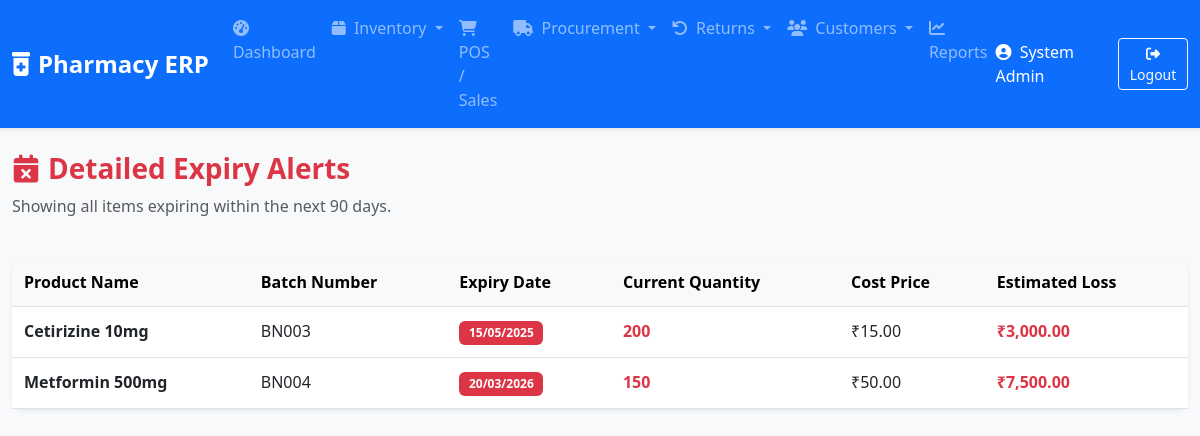
The app's page /expiry_alerts.php (signed in) with its own data.
### tables this page shows
CREATE TABLE batches (
    id INT AUTO_INCREMENT PRIMARY KEY,
    product_id INT NOT NULL,
    batch_num VARCHAR(50) NOT NULL,
    expiry_date DATE NOT NULL,
    mrp DECIMAL(15,2) NOT NULL,
    cost_price DECIMAL(15,2) NOT NULL,
    selling_price DECIMAL(15,2) NOT NULL,
    current_qty INT DEFAULT 0,
    created_at TIMESTAMP DEFAULT CURRENT_TIMESTAMP,
    FOREIGN KEY (product_id) REFERENCES products(id),
    INDEX (expiry_date),
    INDEX (batch_num)
);

CREATE TABLE products (
    id INT AUTO_INCREMENT PRIMARY KEY,
    name VARCHAR(255) NOT NULL,
    generic_name VARCHAR(255),
    category VARCHAR(100),
    hsn_code VARCHAR(20),
    gst_rate DECIMAL(5,2) DEFAULT 0.00,
    igst_rate DECIMAL(5,2) DEFAULT 0.00,
    reorder_level INT DEFAULT 10,
    created_at TIMESTAMP DEFAULT CURRENT_TIMESTAMP,
    INDEX (hsn_code),
    INDEX (name)
);

### includes/functions.php (called while the page is built, shortened)
<?php
function formatCurrency($amount) {
    return '₹' . number_format($amount, 2);
}
function formatDate($date) {
    return date('d/m/Y', strtotime($date));
}
?>

### expiry_alerts.php (the view, shortened to what this page needs)
<?php
include 'includes/header.php';
$conn = get_db_conn();
$expiry_query = "SELECT b.*, p.name as product_name FROM batches b JOIN products p ON b.product_id = p.id WHERE b.expiry_date <= DATE_ADD(CURDATE(), INTERVAL 90 DAY) AND b.current_qty > 0 ORDER BY b.expiry_date ASC";
$expiry_results = $conn->query($expiry_query);
?>
<div class="row">
    <div class="col-md-12 mb-4">
        <h3 class="fw-bold text-danger"><i class="fas fa-calendar-times me-2"></i>Detailed Expiry Alerts</h3>
        <p class="text-muted">Showing all items expiring within the next 90 days.</p>
    </div>
</div>
<div class="card shadow-sm border-0">
    <div class="card-body p-0">
        <div class="table-responsive">
            <table class="table table-hover mb-0">
                <thead class="table-light">
                    <tr>
                        <th>Product Name</th>
                        <th>Batch Number</th>
                        <th>Expiry Date</th>
                        <th>Current Quantity</th>
                        <th>Cost Price</th>
                        <th>Estimated Loss</th>
                    </tr>
                </thead>
                <tbody>
                    <?php if ($expiry_results->num_rows > 0): ?>
                        <?php while($row = $expiry_results->fetch_assoc()):
                            $loss = $row['current_qty'] * $row['cost_price'];
                        ?>
                        <tr>
                            <td class="fw-bold"><?php echo $row['product_name']; ?></td>
                            <td><?php echo $row['batch_num']; ?></td>
                            <td><span class="badge bg-danger"><?php echo formatDate($row['expiry_date']); ?></span></td>
                            <td class="fw-bold text-danger"><?php echo $row['current_qty']; ?></td>
                            <td><?php echo formatCurrency($row['cost_price']); ?></td>
                            <td class="fw-bold text-danger"><?php echo formatCurrency($loss); ?></td>
                        </tr>
                        <?php endwhile; ?>
                    <?php else: ?>
                        <tr><td colspan="6" class="text-center py-5">No items expiring within the next 90 days. Excellent inventory management!</td></tr>
                    <?php endif; ?>
                </tbody>
            </table>
        </div>
    </div>
</div>
<?php include 'includes/footer.php'; ?>

### css/style.css (style rules this page uses)
body { font-family: 'Segoe UI', Tahoma, Geneva, Verdana, sans-serif; }
.card { border-radius: 12px; }
.shadow-sm { box-shadow: 0 .125rem .25rem rgba(0,0,0,.075)!important; }
.table > :not(caption) > * > * { padding: .75rem .75rem; }
.badge { padding: 0.5em 0.8em; border-radius: 6px; }

### records on screen
batches: product.name "Cetirizine 10mg", batch_num "BN003", expiry_date "15/05/2025", current_qty "200", cost_price "₹15.00", formatCurrency($loss) "₹3,000.00"
batches: product.name "Metformin 500mg", batch_num "BN004", expiry_date "20/03/2026", current_qty "150", cost_price "₹50.00", formatCurrency($loss) "₹7,500.00"

### other values on screen
$_SESSION['full_name'] "System Admin"
